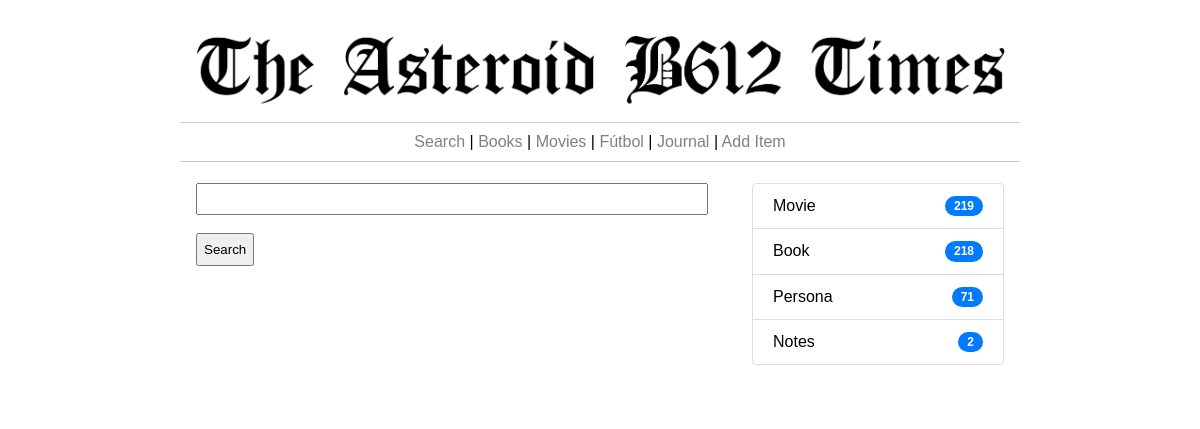
/search-page/, run on the app's committed database.
### thetimes/models.py (models this page shows, shortened)
class Category(models.Model):
    category = models.CharField(max_length=255)
    @property
    def nitems(self):
        n_w = Item.objects.filter(tipo = self).count()
        return n_w

### thetimes/views.py (the view)
# urls.py: path('search-page/', views.searchPage, name='searchPage'),
def searchPage(request):
	results = None
	results_2 = None
	cats = sorted(Category.objects.exclude(id=14),key=lambda t: t.nitems, reverse=True)
	if request.method == 'POST':
		key_word = request.POST.get("key_word")
		results = Item.objects.filter(titulo__contains=key_word)
		ids =  Item.objects.filter(titulo__contains=key_word).values_list('id', flat=True)
		ids_list = list(ids)
		results_2 = Item.objects.filter(contenido__contains=key_word).exclude(id__in=ids_list)
	return render(request,'search-page.html',{'cats':cats,'rt':results,'rc':results_2})

### thetimes/templates/search-page.html (shortened to what this page needs)
{% extends 'base_times.html' %}
{% load static %}
{% block izquierda %}
  <form method='POST'>
    <input type="text" name="key_word"  style="width:100%; padding-top:0.5em;padding-bottom:0.5em;"><br><br>
    <input type="submit" value="Search"  style="padding-top:0.5em;padding-bottom:0.5em;">
  </form>
{% endblock %}
{% block derecha %}
<ul class="list-group">
    {% for c in cats %}
      {% if c.nitems > 0 %}
        <li class="list-group-item"><a href="{% url 'categoria' c.id %}" style="text-decoration:none; color:black;">{{c.category|capfirst}}</a> <span class="badge badge-pill">{{c.nitems}}</span></li>
      {% endif %}
    {% endfor %}
</ul>
{% endblock %}

### data on the page
Category: category "Movie", nitems "219"
Category: category "Book", nitems "218"
Category: category "Persona", nitems "71"
Category: category "Notes", nitems "2"
